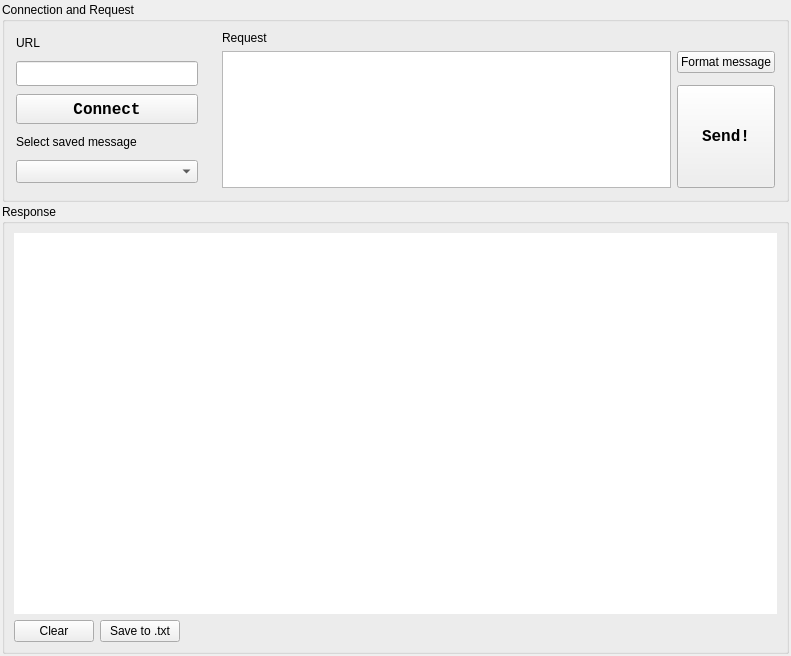
<?xml version="1.0" encoding="UTF-8"?>
<ui version="4.0">
 <class>WSClientTabWidget</class>
 <widget class="QWidget" name="WSClientTabWidget">
  <property name="geometry">
   <rect>
    <x>0</x>
    <y>0</y>
    <width>791</width>
    <height>656</height>
   </rect>
  </property>
  <property name="font">
   <font>
    <family>Nirmala UI</family>
   </font>
  </property>
  <property name="windowTitle">
   <string>Form</string>
  </property>
  <layout class="QGridLayout" name="gridLayout">
   <property name="leftMargin">
    <number>2</number>
   </property>
   <property name="topMargin">
    <number>2</number>
   </property>
   <property name="rightMargin">
    <number>2</number>
   </property>
   <property name="bottomMargin">
    <number>2</number>
   </property>
   <property name="spacing">
    <number>2</number>
   </property>
   <item row="0" column="0">
    <widget class="QGroupBox" name="groupBox">
     <property name="minimumSize">
      <size>
       <width>0</width>
       <height>200</height>
      </size>
     </property>
     <property name="maximumSize">
      <size>
       <width>800000</width>
       <height>400</height>
      </size>
     </property>
     <property name="font">
      <font>
       <family>Nirmala UI</family>
       <weight>50</weight>
       <bold>false</bold>
      </font>
     </property>
     <property name="title">
      <string>Connection and Request</string>
     </property>
     <property name="flat">
      <bool>true</bool>
     </property>
     <layout class="QHBoxLayout" name="horizontalLayout">
      <property name="leftMargin">
       <number>2</number>
      </property>
      <property name="topMargin">
       <number>0</number>
      </property>
      <property name="rightMargin">
       <number>2</number>
      </property>
      <property name="bottomMargin">
       <number>2</number>
      </property>
      <item>
       <widget class="QFrame" name="frame">
        <property name="minimumSize">
         <size>
          <width>0</width>
          <height>150</height>
         </size>
        </property>
        <property name="maximumSize">
         <size>
          <width>200</width>
          <height>180</height>
         </size>
        </property>
        <property name="frameShape">
         <enum>QFrame::NoFrame</enum>
        </property>
        <property name="frameShadow">
         <enum>QFrame::Raised</enum>
        </property>
        <property name="lineWidth">
         <number>0</number>
        </property>
        <layout class="QGridLayout" name="gridLayout_3">
         <item row="1" column="0">
          <widget class="QLineEdit" name="urlTextInput">
           <property name="minimumSize">
            <size>
             <width>0</width>
             <height>25</height>
            </size>
           </property>
           <property name="font">
            <font>
             <family>Consolas</family>
             <pointsize>9</pointsize>
             <weight>75</weight>
             <bold>true</bold>
             <underline>true</underline>
             <stylestrategy>PreferAntialias</stylestrategy>
            </font>
           </property>
           <property name="styleSheet">
            <string notr="true">#urlTextInput {
  color: #00aaff;
	background-color: '#252525';
}</string>
           </property>
          </widget>
         </item>
         <item row="4" column="0">
          <widget class="QComboBox" name="comboBox">
           <property name="font">
            <font>
             <pointsize>10</pointsize>
             <weight>75</weight>
             <bold>true</bold>
            </font>
           </property>
          </widget>
         </item>
         <item row="3" column="0">
          <widget class="QLabel" name="label_3">
           <property name="maximumSize">
            <size>
             <width>16777215</width>
             <height>20</height>
            </size>
           </property>
           <property name="text">
            <string>Select saved message</string>
           </property>
          </widget>
         </item>
         <item row="0" column="0">
          <widget class="QLabel" name="label">
           <property name="sizePolicy">
            <sizepolicy hsizetype="Preferred" vsizetype="Fixed">
             <horstretch>0</horstretch>
             <verstretch>0</verstretch>
            </sizepolicy>
           </property>
           <property name="maximumSize">
            <size>
             <width>16777215</width>
             <height>20</height>
            </size>
           </property>
           <property name="text">
            <string>URL</string>
           </property>
          </widget>
         </item>
         <item row="2" column="0">
          <widget class="QPushButton" name="connectBtn">
           <property name="minimumSize">
            <size>
             <width>0</width>
             <height>30</height>
            </size>
           </property>
           <property name="font">
            <font>
             <family>Consolas</family>
             <pointsize>12</pointsize>
             <weight>75</weight>
             <bold>true</bold>
            </font>
           </property>
           <property name="styleSheet">
            <string notr="true"/>
           </property>
           <property name="text">
            <string>Connect</string>
           </property>
          </widget>
         </item>
        </layout>
       </widget>
      </item>
      <item>
       <widget class="QFrame" name="frame_2">
        <property name="frameShape">
         <enum>QFrame::NoFrame</enum>
        </property>
        <property name="frameShadow">
         <enum>QFrame::Sunken</enum>
        </property>
        <property name="lineWidth">
         <number>0</number>
        </property>
        <layout class="QGridLayout" name="gridLayout_4">
         <item row="1" column="1">
          <widget class="QPushButton" name="formatMessageBtn">
           <property name="text">
            <string>Format message</string>
           </property>
          </widget>
         </item>
         <item row="0" column="0" alignment="Qt::AlignTop">
          <widget class="QLabel" name="label_2">
           <property name="maximumSize">
            <size>
             <width>16777215</width>
             <height>25</height>
            </size>
           </property>
           <property name="text">
            <string>Request</string>
           </property>
          </widget>
         </item>
         <item row="1" column="0" rowspan="3">
          <widget class="QPlainTextEdit" name="messageTextInput">
           <property name="font">
            <font>
             <family>Consolas</family>
             <pointsize>9</pointsize>
            </font>
           </property>
           <property name="styleSheet">
            <string notr="true">#messageTextInput {
	background-color: '#252525'
}</string>
           </property>
           <property name="horizontalScrollBarPolicy">
            <enum>Qt::ScrollBarAsNeeded</enum>
           </property>
           <property name="sizeAdjustPolicy">
            <enum>QAbstractScrollArea::AdjustToContents</enum>
           </property>
           <property name="documentTitle">
            <string>Test</string>
           </property>
           <property name="lineWrapMode">
            <enum>QPlainTextEdit::WidgetWidth</enum>
           </property>
           <property name="overwriteMode">
            <bool>false</bool>
           </property>
           <property name="tabStopWidth">
            <number>8</number>
           </property>
           <property name="cursorWidth">
            <number>2</number>
           </property>
           <property name="textInteractionFlags">
            <set>Qt::LinksAccessibleByKeyboard|Qt::LinksAccessibleByMouse|Qt::TextBrowserInteraction|Qt::TextEditable|Qt::TextEditorInteraction|Qt::TextSelectableByKeyboard|Qt::TextSelectableByMouse</set>
           </property>
           <property name="backgroundVisible">
            <bool>false</bool>
           </property>
           <property name="centerOnScroll">
            <bool>false</bool>
           </property>
          </widget>
         </item>
         <item row="3" column="1">
          <widget class="QPushButton" name="sendMessageBtn">
           <property name="sizePolicy">
            <sizepolicy hsizetype="Minimum" vsizetype="Expanding">
             <horstretch>0</horstretch>
             <verstretch>0</verstretch>
            </sizepolicy>
           </property>
           <property name="minimumSize">
            <size>
             <width>0</width>
             <height>0</height>
            </size>
           </property>
           <property name="font">
            <font>
             <family>Consolas</family>
             <pointsize>12</pointsize>
             <weight>75</weight>
             <bold>true</bold>
            </font>
           </property>
           <property name="styleSheet">
            <string notr="true"/>
           </property>
           <property name="text">
            <string>Send!</string>
           </property>
          </widget>
         </item>
        </layout>
       </widget>
      </item>
     </layout>
    </widget>
   </item>
   <item row="1" column="0">
    <widget class="QGroupBox" name="groupBox_2">
     <property name="minimumSize">
      <size>
       <width>500</width>
       <height>450</height>
      </size>
     </property>
     <property name="font">
      <font>
       <family>Nirmala UI</family>
       <weight>50</weight>
       <bold>false</bold>
      </font>
     </property>
     <property name="title">
      <string>Response</string>
     </property>
     <property name="flat">
      <bool>true</bool>
     </property>
     <layout class="QVBoxLayout" name="verticalLayout_2">
      <item>
       <widget class="QPlainTextEdit" name="responsePlainText">
        <property name="minimumSize">
         <size>
          <width>0</width>
          <height>350</height>
         </size>
        </property>
        <property name="font">
         <font>
          <family>Consolas</family>
          <pointsize>8</pointsize>
         </font>
        </property>
        <property name="styleSheet">
         <string notr="true">#responsePlainText {
	background-color: '#151515'
}</string>
        </property>
        <property name="frameShape">
         <enum>QFrame::NoFrame</enum>
        </property>
        <property name="frameShadow">
         <enum>QFrame::Raised</enum>
        </property>
        <property name="midLineWidth">
         <number>2</number>
        </property>
        <property name="readOnly">
         <bool>true</bool>
        </property>
        <property name="tabStopWidth">
         <number>8</number>
        </property>
        <property name="textInteractionFlags">
         <set>Qt::TextSelectableByMouse</set>
        </property>
       </widget>
      </item>
      <item>
       <layout class="QHBoxLayout" name="horizontalLayout_2">
        <property name="sizeConstraint">
         <enum>QLayout::SetMinimumSize</enum>
        </property>
        <item alignment="Qt::AlignLeft|Qt::AlignVCenter">
         <widget class="QPushButton" name="clearResponsesBtn">
          <property name="minimumSize">
           <size>
            <width>80</width>
            <height>0</height>
           </size>
          </property>
          <property name="maximumSize">
           <size>
            <width>900</width>
            <height>16777215</height>
           </size>
          </property>
          <property name="text">
           <string>Clear</string>
          </property>
         </widget>
        </item>
        <item alignment="Qt::AlignLeft">
         <widget class="QPushButton" name="saveToTxtBtn">
          <property name="minimumSize">
           <size>
            <width>80</width>
            <height>0</height>
           </size>
          </property>
          <property name="maximumSize">
           <size>
            <width>80</width>
            <height>100</height>
           </size>
          </property>
          <property name="layoutDirection">
           <enum>Qt::LeftToRight</enum>
          </property>
          <property name="autoFillBackground">
           <bool>false</bool>
          </property>
          <property name="text">
           <string>Save to .txt</string>
          </property>
          <property name="checkable">
           <bool>false</bool>
          </property>
          <property name="checked">
           <bool>false</bool>
          </property>
          <property name="autoDefault">
           <bool>false</bool>
          </property>
          <property name="default">
           <bool>false</bool>
          </property>
          <property name="flat">
           <bool>false</bool>
          </property>
         </widget>
        </item>
        <item>
         <spacer name="horizontalSpacer">
          <property name="orientation">
           <enum>Qt::Horizontal</enum>
          </property>
          <property name="sizeHint" stdset="0">
           <size>
            <width>40</width>
            <height>20</height>
           </size>
          </property>
         </spacer>
        </item>
       </layout>
      </item>
     </layout>
    </widget>
   </item>
  </layout>
 </widget>
 <resources/>
 <connections/>
</ui>
